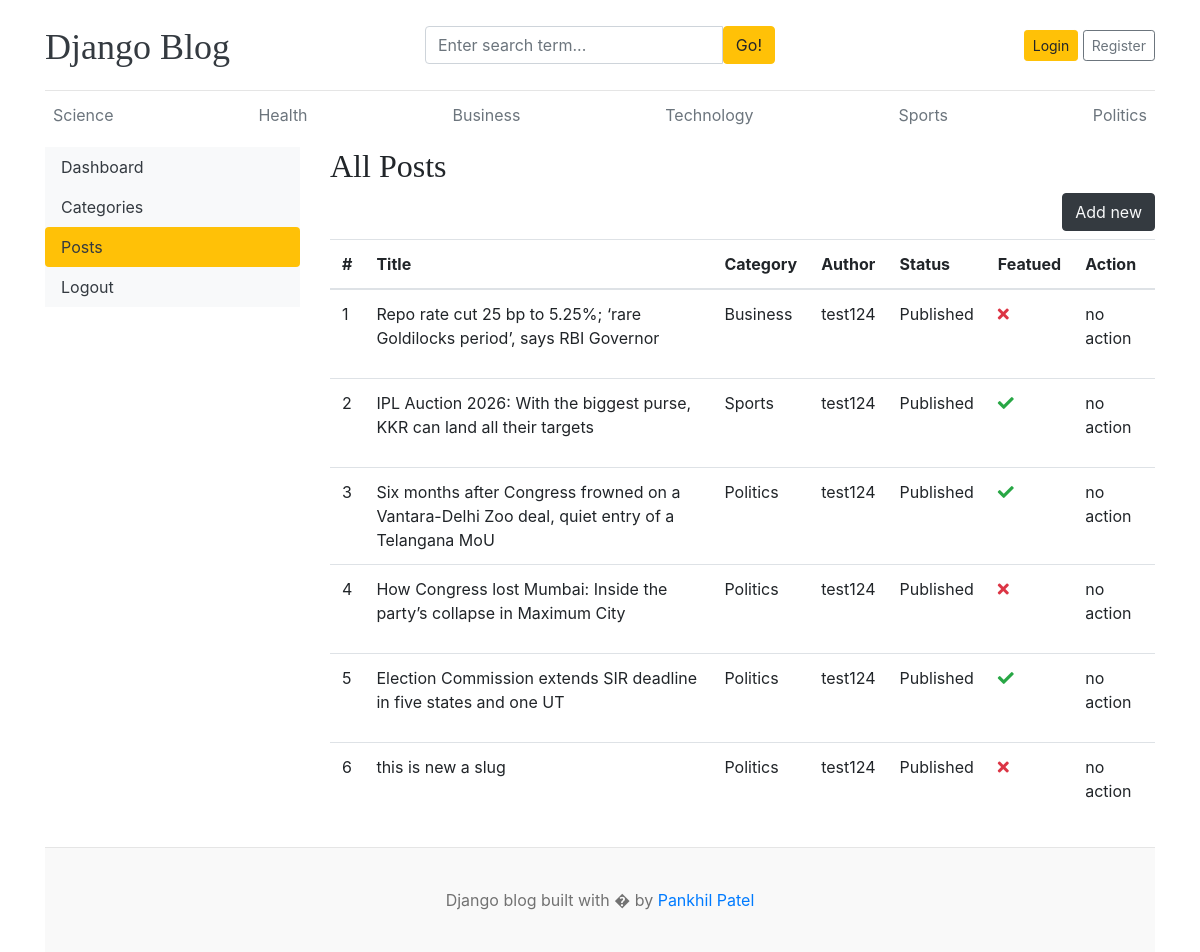
/dashboard/posts/, run on an earlier commit of the app's database.
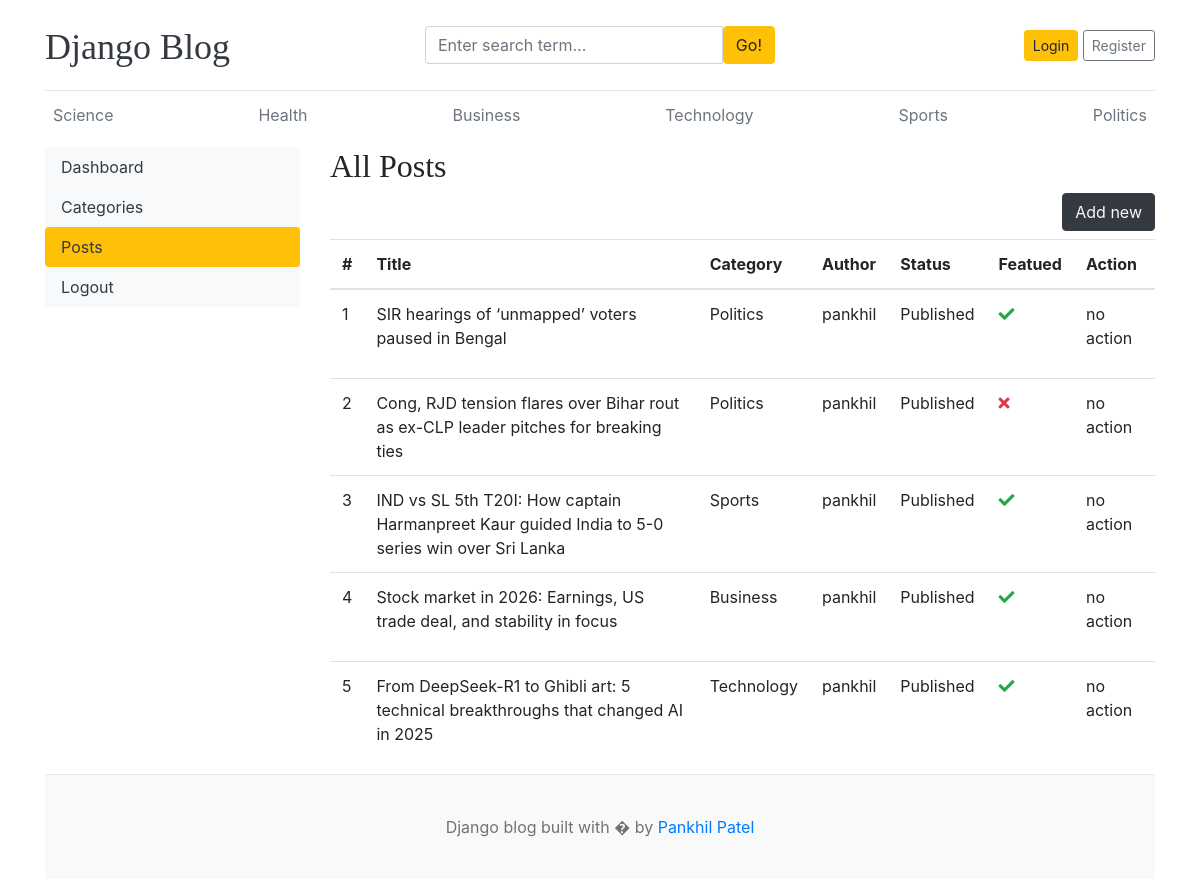
And on a later commit of the database.
### blogs/models.py (models this page shows, shortened)
class Category(models.Model):
    category_name = models.CharField(max_length=50,unique=True)
    created_at = models.DateTimeField(auto_now_add=True)
    updated_at = models.DateTimeField(auto_now=True)
    class Meta:
        verbose_name_plural = 'categories'
    def __str__(self):
        return self.category_name

class Blog(models.Model):
    title = models.CharField(max_length=100)
    slug = models.SlugField(max_length=150, unique=True,blank=True)
    category = models.ForeignKey(Category, on_delete=models.CASCADE)
    author = models.ForeignKey(User, on_delete=models.CASCADE)
    featured_image = models.ImageField(upload_to='uploads/%Y/%m/%d')
    short_description = models.TextField(max_length=500)
    blog_body = models.TextField(max_length=2000)
    status = models.CharField(max_length=20,choices=STATUS_CHOICES, default="Draft")
    is_featured = models.BooleanField(default=False)
    created_at = models.DateTimeField(auto_now_add=True)
    updated_at = models.DateTimeField(auto_now=True)

### dashboards/views.py (the view)
# urls.py: path('posts/',views.posts,name='posts'),
def posts(req):
    posts = Blog.objects.all()
    context = {
        'posts':posts
    }
    return render(req,'dashboard/posts.html',context)

### blogs/context_processors.py (called while the page is built)
def get_categories(req):
    categories = Category.objects.all()
    return dict(categories=categories)

def get_social_links(req):
    social_link = SocialLink.objects.all()
    return dict(social_link=social_link)

### templates/dashboard/posts.html
{% extends 'base.html' %}
{% block content %}
<div class="row">
    {% include 'dashboard/sidebar.html' %}
    <div class="col-md-9">
        <h2>All Posts</h2>
        <a href="{% url 'add_post' %}" class="btn btn-dark text-light float-right mb-2">Add new</a>
        <table class="table table-hover">
            <thead>
                <tr>
                    <th>#</th>
                    <th>Title</th>
                    <th>Category</th>
                    <th>Author</th>
                    <th>Status</th>
                    <th>Featued</th>
                    <th>Action</th>
                </tr>
            </thead>
            <tbody>
                {% for post in posts %}
                <tr>
                    <td>{{ forloop.counter }}</td>
                    <td>{{ post.title }}</td>
                    <td>{{ post.category }}</td>
                    <td>{{ post.author }}</td>
                    <td>{{ post.status }}</td>
                    <td>{% if post.is_featured %}<i class="fas fa-check text-success"></i>{% else %}<i
                            class="fas fa-times text-danger"></i>{% endif %}</td>
                    <td>
                        {% if user.is_staff or post.author == user %}
                        <a href="{% url 'edit_post' post.id %}"><i class="fas fa-edit text-success"></i></a>
                        &nbsp;
                        <a href="{% url 'delete_post' post.id %}"><i class="fas fa-trash text-danger"></i></a>
                        {% else %}
                        <p>no action</p>
                        {% endif %}
                    </td>
                </tr>
                {% endfor %}
            </tbody>
        </table>
    </div>
</div>
{% endblock %}

### templates/base.html (shortened to what this page needs)
{% load static %}
<!DOCTYPE html>
<html lang="en">
<head>
    <link href="https://getbootstrap.com/docs/4.0/dist/css/bootstrap.min.css" rel="stylesheet">
    <link href="{% static 'css/blog.css' %}" rel="stylesheet">
    <link rel="stylesheet" href="https://cdnjs.cloudflare.com/ajax/libs/font-awesome/5.15.2/css/all.min.css" />
</head>
<body>
    <div class="container">
        <header class="blog-header py-3">
            <div class="row flex-nowrap justify-content-between align-items-center">
                <div class="col-4 pt-1">
                    <a class="blog-header-logo text-dark" href="/">Django Blog</a>
                </div>
                <div class="col-4">
                    <form action="{% url 'search' %}" method="get">
                        <div class="input-group">
                            <input class="form-control" value="{{ keyword }}" type="text"
                                placeholder="Enter search term..." aria-label="Enter search term..." name="keyword"
                                aria-describedby="button-search" />
                            <button class="btn btn-warning" id="button-search" type="submit">Go!</button>
                        </div>
                    </form>
                </div>
                <div class="col-4 d-flex justify-content-end align-items-center">
                    {% if not user.is_authenticated %}
                    <a class="btn btn-sm btn-warning" href="{% url 'login' %}">Login</a> &nbsp;
                    <a class="btn btn-sm btn-outline-secondary" href="{% url 'register' %}">Register</a>
                    {% else %}
                    <span><a href="{% url 'dashboard' %}">Dashboard</a></span>
                    &emsp;
                    <span><a href="{% url 'logout' %}">Logout</a></span>
                    {% endif %}
                </div>
            </div>
        </header>
        <div class="nav-scroller py-1 mb-2">
            <nav class="nav d-flex justify-content-between">
                {% for cat in categories %}
                <a class="p-2 text-muted" href="{% url 'posts_by_category' cat.id %}">{{cat.category_name}}</a>
                {% endfor %}
            </nav>
        </div>
        {% block content %}
        {% endblock %}
        <footer class="blog-footer">
            <p>Django blog built with � by <a href="#">Pankhil Patel</a></p>
        </footer>
    </div>
</body>
</html>

What changed in the data, as far as the page shows it:
removed Blog: title "Repo rate cut 25 bp to 5.25%; ‘rare Goldilocks period’, says RBI Governor", category "Business", author "test124", status "Published", is_featured False (drawn), shows "no action"
removed Blog: title "IPL Auction 2026: With the biggest purse, KKR can land all their targets", category "Sports", author "test124", status "Published", is_featured True (drawn), shows "no action"
removed Blog: title "Six months after Congress frowned on a Vantara-Delhi Zoo deal, quiet entry of a Telangana MoU", category "Politics", author "test124", status "Published", is_featured True (drawn), shows "no action"
removed Blog: title "How Congress lost Mumbai: Inside the party’s collapse in Maximum City", category "Politics", author "test124", status "Published", is_featured False (drawn), shows "no action"
removed Blog: title "Election Commission extends SIR deadline in five states and one UT", category "Politics", author "test124", status "Published", is_featured True (drawn), shows "no action"
removed Blog: title "this is new a slug", category "Politics", author "test124", status "Published", is_featured False (drawn), shows "no action"
added Blog: title "SIR hearings of ‘unmapped’ voters paused in Bengal", category "Politics", author "pankhil", status "Published", is_featured True (drawn), shows "no action"
added Blog: title "Cong, RJD tension flares over Bihar rout as ex-CLP leader pitches for breaking ties", category "Politics", author "pankhil", status "Published", is_featured False (drawn), shows "no action"
added Blog: title "IND vs SL 5th T20I: How captain Harmanpreet Kaur guided India to 5-0 series win over Sri Lanka", category "Sports", author "pankhil", status "Published", is_featured True (drawn), shows "no action"
added Blog: title "Stock market in 2026: Earnings, US trade deal, and stability in focus", category "Business", author "pankhil", status "Published", is_featured True (drawn), shows "no action"
added Blog: title "From DeepSeek-R1 to Ghibli art: 5 technical breakthroughs that changed AI in 2025", category "Technology", author "pankhil", status "Published", is_featured True (drawn), shows "no action"
